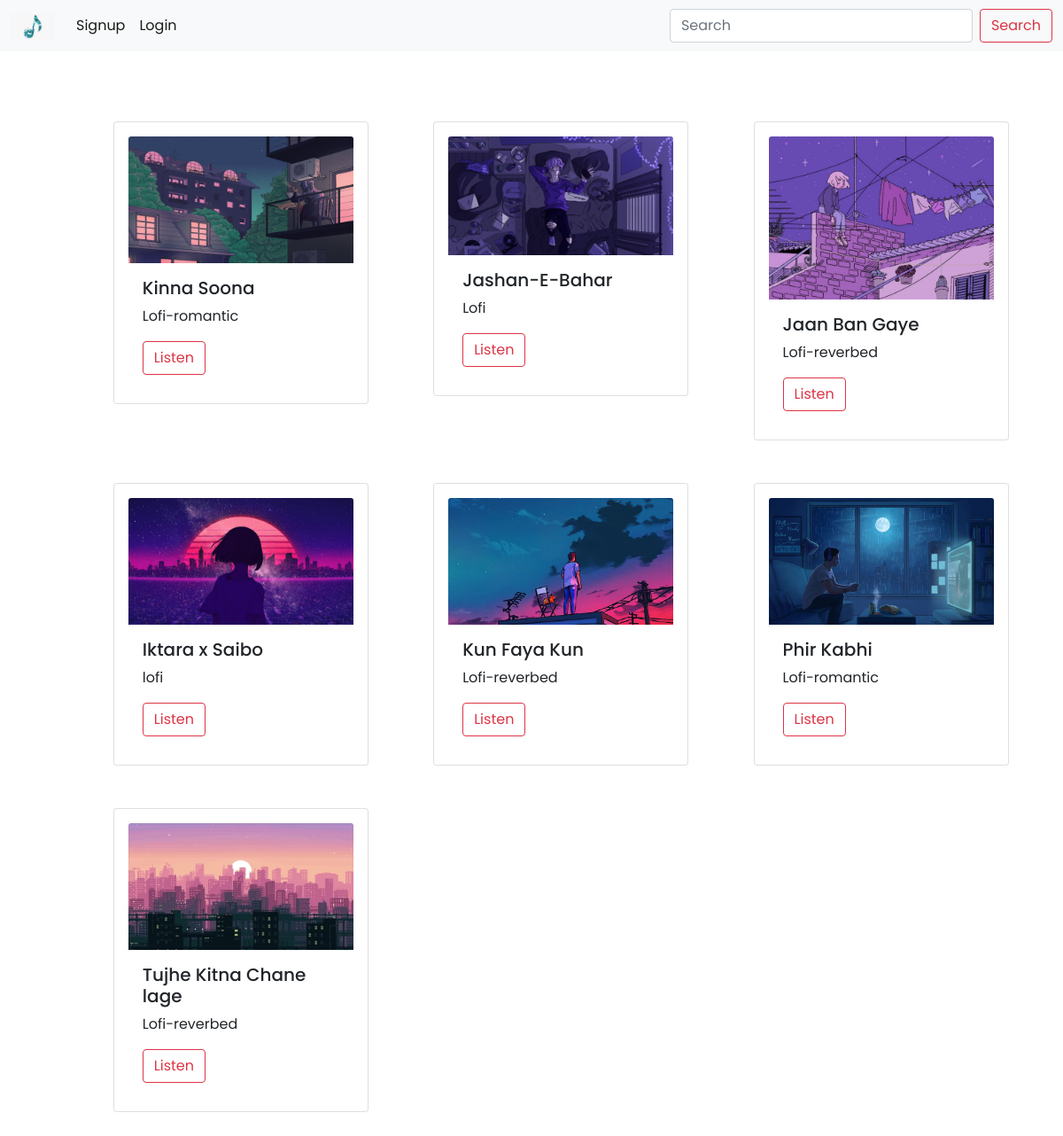
Page /allsongs on the committed database.
### musicapp/models.py (models this page shows, shortened)
class Song(models.Model):
    song_id= models.AutoField(primary_key=True)
    name = models.CharField(max_length=100)
    singer = models.CharField(max_length=50)
    tags = models.CharField(max_length=20)
    image = models.ImageField(upload_to='docs')
    song = models.FileField(upload_to='docs')
    credit = models.CharField(max_length=1000 , default='')

### musicapp/views.py (the view)
# urls.py: path('allsongs', views.allsongs, name="allsongs"),
def allsongs(request):
    song = Song.objects.all()
    return render(request , "allsongs.html", {'song':song})

### musicapp/templates/allsongs.html (shortened to what this page needs)
{% extends 'base.html'%}
{% block body%}
    <div class="container" style="padding-top: 2%; margin-left: 5%">
        <div class="row" style="padding-left: 5%; margin-top:5%">
          {%for i in song %}
          <div class="col-md-6 col-lg-4 ">
           <div class="card p-3 mb-5 bg-body rounded" style="width: 18rem;">
             <img src="media/{{i.image}}" class="card-img-top" alt="...">
             <div class="card-body">
               <h5 class="card-title">
                 {{i.name}}
               </h5>
               <p class="card-text">{{i.tags}}</p>
               {% if user.is_authenticated %}
               <form action="history" method="POST">
                {% csrf_token%}
               <input type="hidden" name="music_id" value ={{i.song_id}}>
               <a href="allsongs/{{i.song_id}}"><button class="btn btn-outline-danger">Listen</button></a>
              </form>
              {% else%}
              <a href="allsongs/{{i.song_id}}" class="btn btn-outline-danger">Listen</a>
              {% endif %}
             </div>
           </div>
          </div>
          {% endfor %}
       </div>
 </div>
{% endblock %}

### musicapp/templates/base.html (shortened to what this page needs)
{% load static %}
<!doctype html>
<html lang="en">
  <head>
<link rel="stylesheet" href="sweetalert2.min.css">
    <link rel="stylesheet" href="sweetalert2.min.css">
    <link rel="stylesheet" href="//cdn.jsdelivr.net/npm/alertifyjs@1.13.1/build/css/alertify.min.css"/>
    <link href="https://cdn.jsdelivr.net/npm/bootstrap@5.0.0/dist/css/bootstrap.min.css" rel="stylesheet">
  </head>
  <body>
    <nav class="navbar navbar-expand-lg navbar-light bg-light">
        <div class="container-fluid">
          <a class="navbar-brand" href="{% url 'index'%}"><img src="{% static 'images/logo.png'%}" style="height: 30px; width:50px;" alt=""></a>
          <div class="collapse navbar-collapse" id="navbarSupportedContent">
            <ul class="navbar-nav me-auto mb-2 mb-lg-0">
              {%if user.is_authenticated %}
              <li class="nav-item">
                <a class="nav-link active" aria-current="page" href="/">Hola {{request.user}}</a>
              </li>
              <li class="nav-item">
                <a class="nav-link active" aria-current="page" href="allsongs">All Lofis</a>
              </li>
              <li class="nav-item">
                <a class="nav-link active" aria-current="page" href="{% url 'listenlater' %}">listen later</a>
              </li>
              <li class="nav-item">
                <a class="nav-link active" aria-current="page" href="{% url 'history' %}">History</a>
              </li>
              <li class="nav-item">
                <a class="nav-link active" aria-current="page" href="{%url 'logout'%}">logout</a>
              </li>
              {% else %}
              <li class="nav-item">
                <a class="nav-link active" aria-current="page" href="signup">Signup</a>
              </li>
              <li class="nav-item">
                <a class="nav-link active" aria-current="page" href="{% url 'loginpage' %}">Login</a>
              </li>
              {% endif %}
           </ul>
          </div>
            <form class="d-flex" method="GET" action="/search">
              <input name ="query" class="form-control me-2" type="search" placeholder="Search" aria-label="Search">
              <button  class="btn btn-outline-danger" type="submit">Search</button>
            </form>
          </div>
      </nav>
      {% block body%}
      {% endblock  %}
  </body>
</html>

### musicapp/templates/base.html (style rules this page uses)
* { margin: 0; padding: 0; font-family: 'Poppins', sans-serif; }

### rows in the picture
Song: image (picture), name "Kinna Soona", tags "Lofi-romantic"
Song: image (picture), name "Jashan-E-Bahar", tags "Lofi"
Song: image (picture), name "Jaan Ban Gaye", tags "Lofi-reverbed"
Song: image (picture), name "Iktara x Saibo", tags "lofi"
Song: image (picture), name "Kun Faya Kun", tags "Lofi-reverbed"
Song: image (picture), name "Phir Kabhi", tags "Lofi-romantic"
Song: image (picture), name "Tujhe Kitna Chane lage", tags "Lofi-reverbed"
